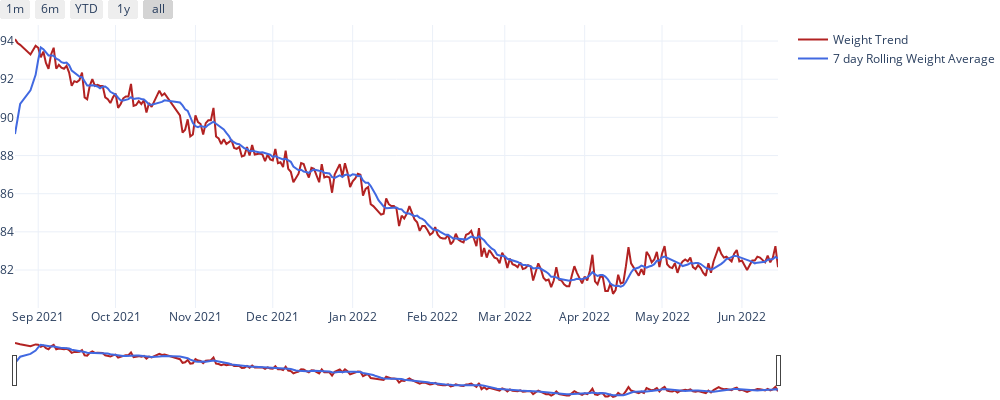

Notebook source saved alongside this figure:
### Code cell
df = final_df[(~final_df.Weightkg.isnull()) & (final_df.date_range > '2021-08-01')]
fig = go.Figure()
# Create and style traces
fig.add_trace(go.Scatter(x=df['date_range'], 
                         y=df['Weightkg'], name='Weight Trend',
                         line=dict(color='firebrick', width=2)))

fig.add_trace(go.Scatter(x=df['date_range'], 
                         y=df['Weightkg_rolling_7'], 
                         name='7 day Rolling Weight Average',
                         line=dict(color='royalblue', width=2)))

fig.update_layout(
    width=1000,
    height=400,
    autosize=False,
    margin=dict(t=0, b=0, l=0, r=0),
    template="plotly_white",
)

# fig.update_layout(
#     xaxis=dict(
#         rangeselector=dict(
#             buttons=list([
#                 dict(count=1,
#                      step="day",
#                      stepmode="backward"),
#             ])
#         ),
#         rangeslider=dict(
#             visible=True
#         ),
#     )
# )
  
    
fig.update_layout(
    xaxis=dict(
        rangeselector=dict(
            buttons=list([
                dict(count=1,
                     label="1m",
                     step="month",
                     stepmode="backward"),
                dict(count=6,
                     label="6m",
                     step="month",
                     stepmode="backward"),
                dict(count=1,
                     label="YTD",
                     step="year",
                     stepmode="todate"),
                dict(count=1,
                     label="1y",
                     step="year",
                     stepmode="backward"),
                dict(step="all")
            ])
        ),
        rangeslider=dict(
            visible=True
        ),
        
        type="date"
    ))

### Figure 1 — Plotly figure (JSON) as saved in the notebook; plotly's stock layout.template omitted (floating-point values rounded to 4 significant figures; data arrays with more than 128 entries replaced by an {"elided": "..."} marker saying what was removed)
{"data": [{"line": {"color": "firebrick", "width": 2}, "name": "Weight Trend", "type": "scatter", "x": {"elided": "279 str values"}, "y": {"elided": "279 float values"}}, {"line": {"color": "royalblue", "width": 2}, "name": "7 day Rolling Weight Average", "type": "scatter", "x": {"elided": "279 str values"}, "y": {"elided": "279 float values"}}], "layout": {"autosize": false, "height": 400, "margin": {"b": 0, "l": 0, "r": 0, "t": 0}, "width": 1000, "xaxis": {"rangeselector": {"buttons": [{"count": 1, "label": "1m", "step": "month", "stepmode": "backward"}, {"count": 6, "label": "6m", "step": "month", "stepmode": "backward"}, {"count": 1, "label": "YTD", "step": "year", "stepmode": "todate"}, {"count": 1, "label": "1y", "step": "year", "stepmode": "backward"}, {"step": "all"}]}, "rangeslider": {"visible": true}, "type": "date"}}}
